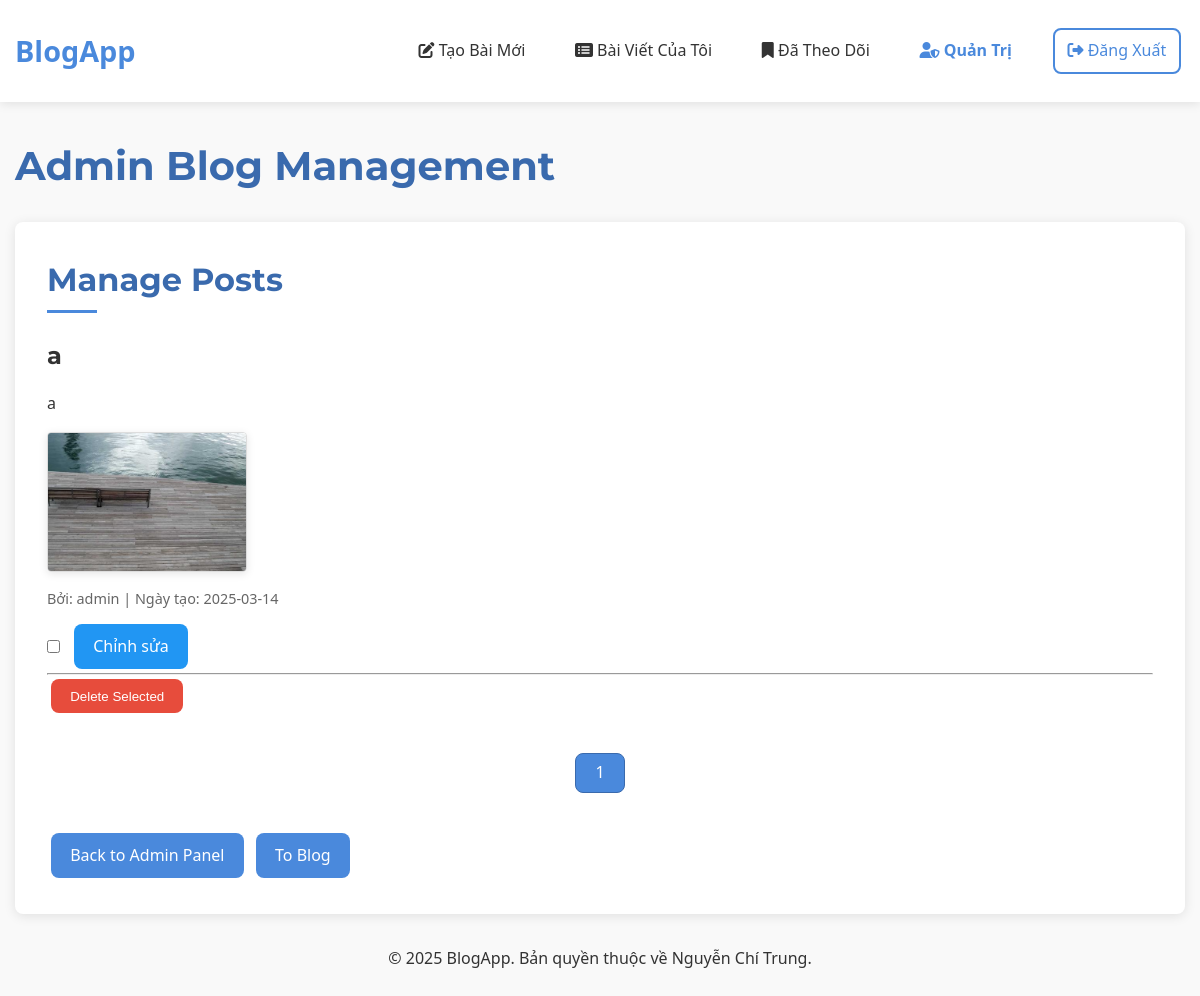
The page /admin/posts (signed in) on the database as committed earlier.
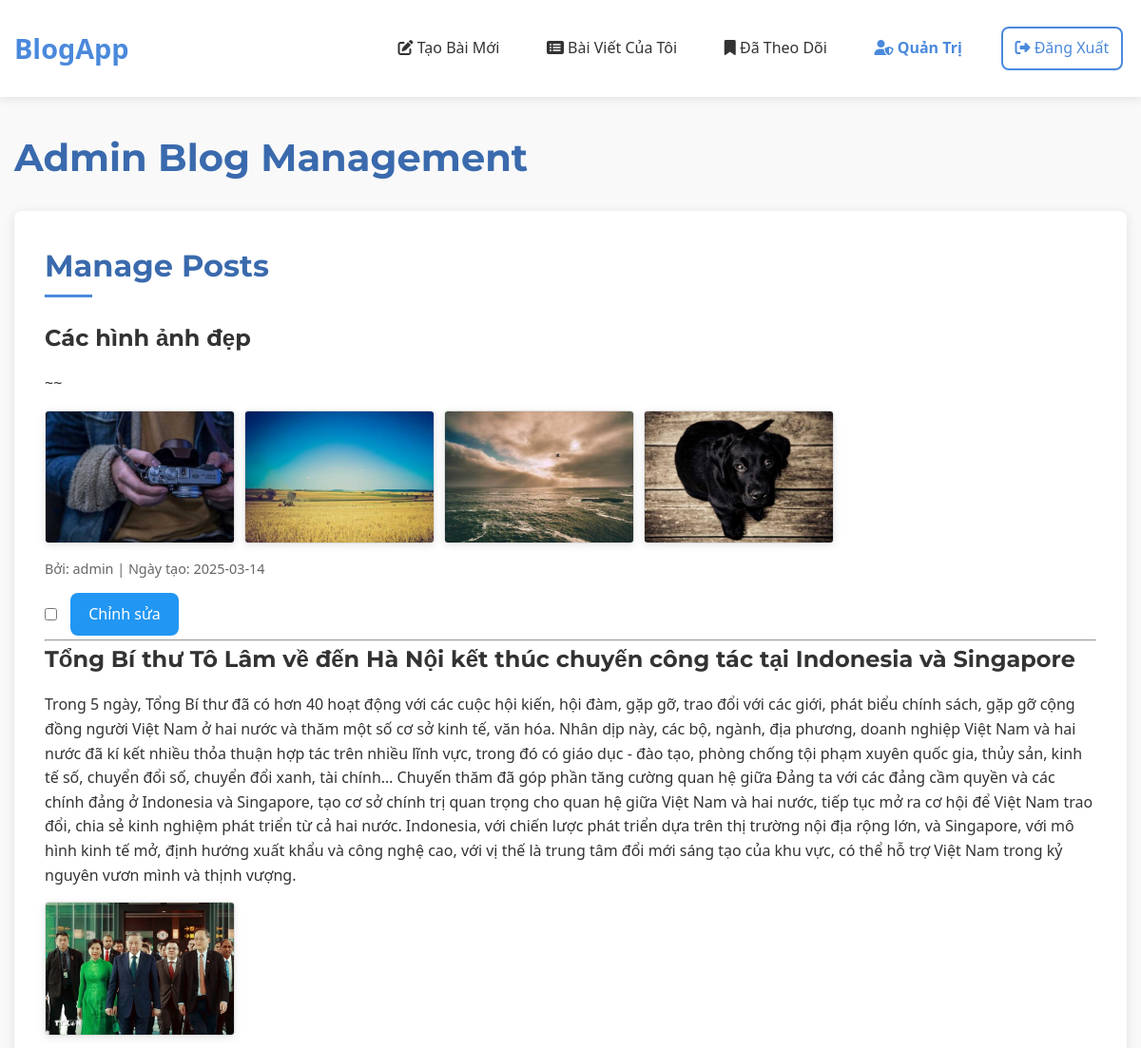
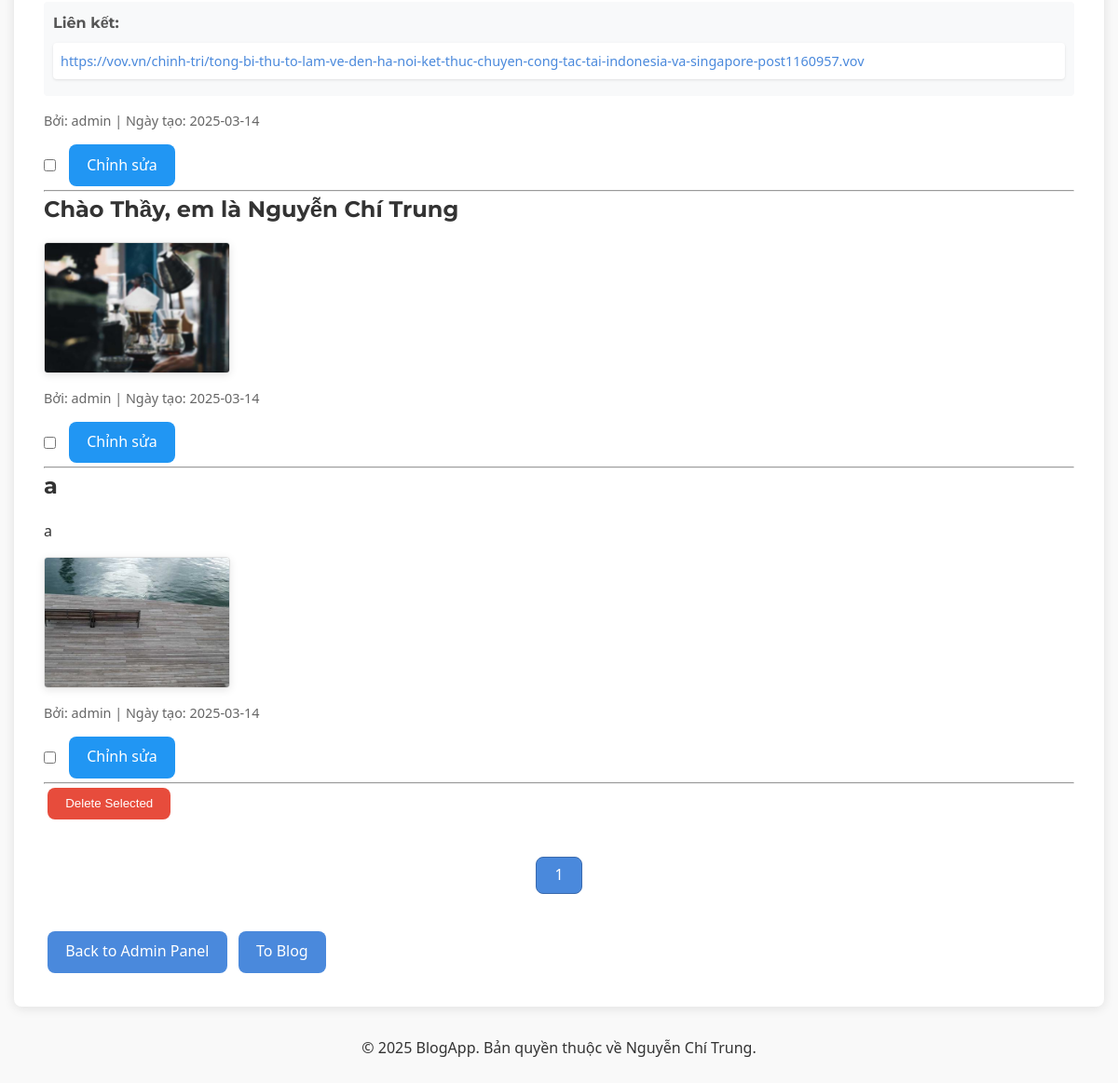
The same page on the database as committed later (2 pictures, top to bottom).
### tables this page shows
CREATE TABLE post (
  id INTEGER PRIMARY KEY AUTOINCREMENT,
  author_id INTEGER NOT NULL,
  created TIMESTAMP NOT NULL DEFAULT CURRENT_TIMESTAMP,
  title TEXT NOT NULL,
  text_content TEXT,
  FOREIGN KEY (author_id) REFERENCES user (id)
);

CREATE TABLE post_content (
  id INTEGER PRIMARY KEY AUTOINCREMENT,
  post_id INTEGER NOT NULL,
  content_type TEXT NOT NULL,  -- 'image' hoặc 'link'
  content TEXT NOT NULL,       -- đường dẫn hình ảnh hoặc URL
  display_order INTEGER NOT NULL,
  FOREIGN KEY (post_id) REFERENCES post (id) ON DELETE CASCADE
);

CREATE TABLE user (
  id INTEGER PRIMARY KEY AUTOINCREMENT,
  username TEXT UNIQUE NOT NULL,
  password TEXT NOT NULL,
  is_blocked BOOLEAN NOT NULL DEFAULT 0,
  is_admin BOOLEAN NOT NULL DEFAULT 0
);

### flaskr/blog.py (the view)
@bp.route('/admin/posts')
@login_required
def admin_posts():
    if not g.user['is_admin']:
        return redirect(url_for('blog.blog_index'))
    db = get_db()
    page = request.args.get('page', 1, type=int)
    per_page = 10
    offset = (page - 1) * per_page
    posts_rows = db.execute(
        'SELECT p.id, p.title, p.text_content, p.created, u.username, u.id as author_id'
        ' FROM post p JOIN user u ON p.author_id = u.id'
        ' ORDER BY p.created DESC LIMIT ? OFFSET ?',
        (per_page, offset)
    ).fetchall()
    posts = []
    for post_row in posts_rows:
        post = dict(post_row)
        contents = db.execute(
            'SELECT content_type, content, display_order'
            ' FROM post_content'
            ' WHERE post_id = ?'
            ' ORDER BY display_order',
            (post['id'],)
        ).fetchall()
        post['images'] = [c['content'] for c in contents if c['content_type'] == 'image']
        post['links'] = [c['content'] for c in contents if c['content_type'] == 'link']
        posts.append(post)
    total_posts = db.execute('SELECT COUNT(*) FROM post').fetchone()[0]
    total_pages = (total_posts + per_page - 1) // per_page
    return render_template('admin_posts.html', posts=posts, page=page, total_pages=total_pages)

### flaskr/__init__.py (called while the page is built)
def create_app(test_config=None):
    app = Flask(__name__, instance_relative_config=True)
    app.config.from_mapping(
        SECRET_KEY='dev',
        DATABASE=os.path.join(app.instance_path, 'flaskr.sqlite'),
    )
    if test_config is None:
        app.config.from_pyfile('config.py', silent=True)
    else:
        app.config.from_mapping(test_config)
    try:
        os.makedirs(app.instance_path)
    except OSError:
        pass
    from . import db
    db.init_app(app)
    from . import auth
    app.register_blueprint(auth.bp)
    from . import blog
    app.register_blueprint(blog.bp)
    @app.context_processor
    def inject_utilities():
        def get_year():
            return datetime.datetime.now().year
        return {'get_year': get_year}
    @app.route('/')
    def index():
        return redirect(url_for('blog.blog_index'))
    return app

### flaskr/auth.py (called while the page is built)
@bp.before_app_request
def load_logged_in_user():
    user_id = session.get('user_id')
    if user_id is None:
        g.user = None
    else:
        g.user = get_db().execute(
            'SELECT * FROM user WHERE id = ?', (user_id,)
        ).fetchone()  # fetchone() trả về một sqlite3.Row

def login_required(view):
    @functools.wraps(view)
    def wrapped_view(**kwargs):
        if g.user is None:
            return redirect(url_for('auth.login'))
        return view(**kwargs)
    return wrapped_view

### flaskr/db.py (called while the page is built)
def get_db():
    if 'db' not in g:
        g.db = sqlite3.connect(
            current_app.config['DATABASE'],
            detect_types=sqlite3.PARSE_DECLTYPES
        )
        g.db.row_factory = sqlite3.Row
    return g.db

### flaskr/templates/admin_posts.html (shortened to what this page needs)
{% extends 'base.html' %}
{% block header %}
  <h1>Admin Blog Management</h1>
{% endblock %}
{% block content %}
<section class="admin-section">
  <h2>Manage Posts</h2>
  <form action="{{ url_for('blog.delete_multiple_posts') }}" method="post" class="form-list">
    {% for post in posts %}
      <div class="post-item {% if post.is_admin %}admin{% endif %}">
        <h3>{{ post.title }}</h3>
        {% if post.text_content %}
        <div class="post-text">
          {{ post.text_content }}
        </div>
        {% endif %}
        {% if post.images %}
        <div class="post-images">
          {% for image in post.images %}
          <div class="image-container">
            <img src="{{ image }}" alt="Hình ảnh" class="post-image">
          </div>
          {% endfor %}
        </div>
        {% endif %}
        {% if post.links %}
        <div class="post-links">
          <h4>Liên kết:</h4>
          <ul>
            {% for link in post.links %}
            <li><a href="{{ link }}" target="_blank">{{ link }}</a></li>
            {% endfor %}
          </ul>
        </div>
        {% endif %}
        <div class="post-meta">
          <span>Bởi: {{ post.username }} | Ngày tạo: {{ post.created.strftime('%Y-%m-%d') }}</span>
        </div>
        <div class="post-actions">
          <input type="checkbox" name="post_ids" value="{{ post.id }}">
          <a class="btn edit" href="{{ url_for('blog.update', id=post.id) }}">Chỉnh sửa</a>
        </div>
      </div>
      <hr>
    {% endfor %}
    <input class="btn danger" type="submit" value="Delete Selected" onclick="return confirm('Are you sure you want to delete the selected posts?');">
  </form>
  <div class="pagination">
    {% for p in range(1, total_pages + 1) %}
      <a class="btn {% if p == page %}active{% endif %}" href="{{ url_for('blog.admin_posts', page=p) }}">{{ p }}</a>
    {% endfor %}
  </div>
  <div class="navigation-links">
    <a class="btn" href="{{ url_for('blog.admin') }}">Back to Admin Panel</a>
    <a class="btn" href="{{ url_for('blog.blog_index') }}">To Blog</a>
  </div>
</section>
{% endblock %}

### flaskr/templates/base.html (shortened to what this page needs)
<!doctype html>
<html lang="vi">
<head>
    <link rel="stylesheet" href="https://cdnjs.cloudflare.com/ajax/libs/font-awesome/6.4.0/css/all.min.css">
    <link rel="stylesheet" href="{{ url_for('static', filename='style.css') }}">
</head>
<body>
    <header>
        <div class="container">
            <a href="{{ url_for('blog.blog_index') }}" class="brand">BlogApp</a>
            <nav class="nav-links" id="nav-links">
                {% if g.user %}
                    <a href="{{ url_for('blog.create') }}" class="{% if request.endpoint == 'blog.create' %}active{% endif %}">
                        <i class="fas fa-edit"></i> Tạo Bài Mới
                    </a>
                    <a href="{{ url_for('blog.my_posts') }}" class="{% if request.endpoint == 'blog.my_posts' %}active{% endif %}">
                        <i class="fas fa-list-alt"></i> Bài Viết Của Tôi
                    </a>
                    <a href="{{ url_for('blog.followed_posts') }}" class="{% if request.endpoint == 'blog.followed_posts' %}active{% endif %}">
                        <i class="fas fa-bookmark"></i> Đã Theo Dõi
                    </a>
                    {% if g.user['is_admin'] %}
                        <a href="{{ url_for('blog.admin') }}" class="{% if 'admin' in request.endpoint %}active{% endif %}">
                            <i class="fas fa-user-shield"></i> Quản Trị
                        </a>
                    {% endif %}
                    <a href="{{ url_for('auth.logout') }}" class="btn outline">
                        <i class="fas fa-sign-out-alt"></i> Đăng Xuất
                    </a>
                {% endif %}
            </nav>
        </div>
    </header>
    <main class="container">
        <section class="page-header mb-3">
            {% block header %}{% endblock %}
        </section>
        {% block content %}{% endblock %}
    </main>
    <footer class="container text-center mt-3">
        <p class="text-light">&copy; {{ get_year() }} BlogApp. Bản quyền thuộc về Nguyễn Chí Trung.</p>
    </footer>
</body>
</html>

### flaskr/static/style.css (style rules this page uses)
:root { --primary-color: #4a89dc; --primary-dark: #3a6aad; --primary-light: #6a99e9; --secondary-color: #5cb85c; --danger-color: #e74c3c; --warning-color: #f0ad4e; --text-color: #333; --text-light: #888; --bg-color: #f9f9f9; --light-gray: #eee; --dark-gray: #555; --border-radius: 8px; --box-shadow: 0 2px 12px rgba(0, 0, 0, 0.1); --transition: all 0.3s ease; --font-primary: 'Segoe UI', Tahoma, Geneva, Verdana, sans-serif; --font-heading: 'Montserrat', sans-serif; }
* { margin: 0; padding: 0; box-sizing: border-box; }
body { font-family: var(--font-primary); color: var(--text-color); background-color: var(--bg-color); line-height: 1.6; padding-bottom: 50px; }
a { color: var(--primary-color); text-decoration: none; transition: var(--transition); }
h1, h2, h3, h4, h5, h6 { font-family: var(--font-heading); margin-bottom: 1rem; color: var(--text-color); }
h1 { font-size: 2.5rem; font-weight: 700; color: var(--primary-dark); }
h2 { font-size: 2rem; position: relative; padding-bottom: 0.5rem; margin-bottom: 1.5rem; }
h2:after { content: ''; position: absolute; left: 0; bottom: 0; height: 3px; width: 50px; background-color: var(--primary-color); }
h3 { font-size: 1.5rem; }
p { margin-bottom: 1rem; }
.container { max-width: 1200px; margin: 0 auto; padding: 0 15px; }
header { background-color: white; box-shadow: 0 2px 10px rgba(0, 0, 0, 0.1); padding: 1.5rem 0; margin-bottom: 2rem; }
header .container { display: flex; justify-content: space-between; align-items: center; }
.brand { font-size: 1.8rem; font-weight: 700; color: var(--primary-color); }
.nav-links { display: flex; gap: 1.5rem; align-items: center; }
.nav-links a { color: var(--text-color); font-weight: 500; padding: 0.5rem 0.8rem; border-radius: var(--border-radius); transition: var(--transition); }
.nav-links a.active { color: var(--primary-color); font-weight: 600; }
.btn { display: inline-block; padding: 0.6rem 1.2rem; border-radius: var(--border-radius); font-weight: 500; text-align: center; cursor: pointer; border: none; transition: var(--transition); text-transform: none; margin: 0.25rem; background-color: var(--primary-color); color: white; }
.btn.danger { background-color: var(--danger-color); color: white; }
.btn.outline { background-color: transparent; border: 2px solid var(--primary-color); color: var(--primary-color); }
.post-meta { font-size: 0.9rem; color: var(--text-light); display: flex; align-items: center; gap: 0.5rem; }
.post-text { margin-bottom: 1rem; line-height: 1.7; }
.post-images { display: flex; flex-wrap: wrap; gap: 10px; margin: 1rem 0; }
.image-container { position: relative; overflow: hidden; border-radius: 8px; box-shadow: 0 2px 8px rgba(0, 0, 0, 0.1); max-width: 200px; max-height: 200px; }
.post-image { width: 100%; height: 100%; object-fit: cover; transition: transform 0.3s ease; }
.post-links { background-color: var(--light-gray); border-radius: var(--border-radius); padding: 1rem; margin: 1rem 0; }
.post-links h4 { margin-bottom: 0.5rem; font-size: 1rem; color: var(--dark-gray); }
.post-links ul { list-style: none; padding-left: 0; }
.post-links li { margin-bottom: 0.5rem; }
.post-links a { display: block; padding: 0.5rem; background-color: white; border-radius: 4px; font-size: 0.9rem; box-shadow: 0 1px 3px rgba(0, 0, 0, 0.1); transition: var(--transition); overflow: hidden; text-overflow: ellipsis; white-space: nowrap; }
.post-actions { display: flex; gap: 0.5rem; align-items: center; }
.pagination { display: flex; justify-content: center; gap: 0.5rem; margin: 2rem 0; }
.pagination .btn { min-width: 40px; height: 40px; display: flex; align-items: center; justify-content: center; background-color: white; color: var(--text-color); border: 1px solid var(--light-gray); }
.pagination .btn.active { background-color: var(--primary-color); color: white; border-color: var(--primary-dark); }
.admin-section { background-color: white; border-radius: var(--border-radius); box-shadow: var(--box-shadow); padding: 2rem; margin-bottom: 2rem; }
.admin-section h2 { color: var(--primary-dark); margin-bottom: 1.5rem; }
.text-center { text-align: center; }
.mb-3 { margin-bottom: 1.5rem; }
.mt-3 { margin-top: 1.5rem; }

Rows that differ between the two databases and show on the page:
added post: title "Các hình ảnh đẹp", text_content "~~", username "admin", created "2025-03-14"
added post_content: content (picture), shown under "Các hình ảnh đẹp"
added post_content: content (picture), shown under "Các hình ảnh đẹp"
added post_content: content (picture), shown under "Các hình ảnh đẹp"
added post_content: content (picture), shown under "Các hình ảnh đẹp"
added post: title "Tổng Bí thư Tô Lâm về đến Hà Nội kết thúc chuyến công tác tại Indonesia và Singapore", text_content "Trong 5 ngày, Tổng Bí thư đã có hơn 40 hoạt động với các cuộc hội kiến, hội đàm, gặp gỡ, trao đổi với các giới, phát biểu chính sách, gặp gỡ cộng đồng người Việt Nam ở hai nước và thăm một số cơ sở kinh tế, văn hóa. Nhân dịp này, các bộ, ngành, địa phương, doanh nghiệp Việt Nam và hai nước đã kí kết nhiều thỏa thuận hợp tác trên nhiều lĩnh vực, trong đó có giáo dục - đào tạo, phòng chống tội phạm xuyên quốc gia, thủy sản, kinh tế số, chuyển đổi số, chuyển đổi xanh, tài chính… Chuyến thăm đã góp phần tăng cường quan hệ giữa Đảng ta với các đảng cầm quyền và các chính đảng ở Indonesia và Singapore, tạo cơ sở chính trị quan trọng cho quan hệ giữa Việt Nam và hai nước, tiếp tục mở ra cơ hội để…", username "admin", created "2025-03-14"
added post_content: content (picture), shown under "admin"
added post_content: content "https://vov.vn/chinh-tri/tong-bi-thu-to-lam-ve-den-ha-noi-ket-thuc-chuyen-cong-tac-tai-indonesia-va-singapore-post1160957.vov", shown under "admin"
added post: title "Chào Thầy, em là Nguyễn Chí Trung", username "admin", created "2025-03-14"
added post_content: content (picture), shown under "Chào Thầy, em là Nguyễn Chí Trung"
